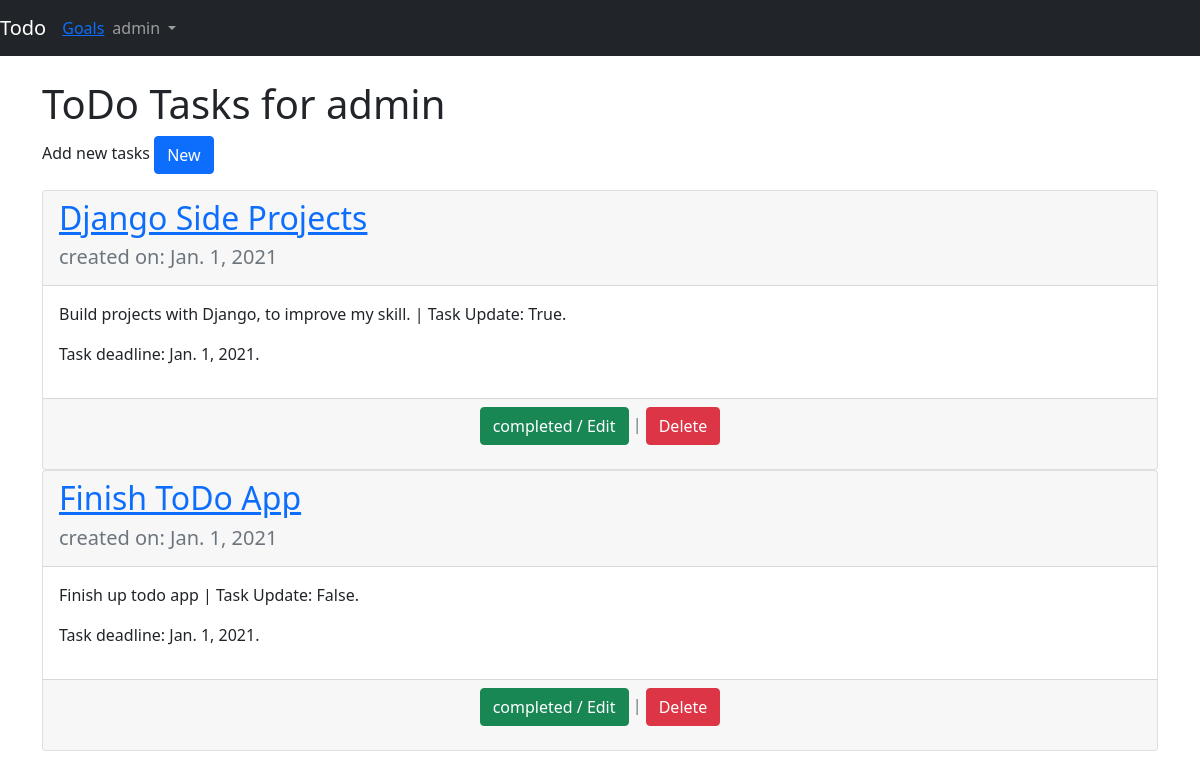
The page /todo/ (signed in) on the database its author committed.
### todo/models.py (models this page shows, shortened)
class TodoItems(models.Model):
    title = models.CharField(max_length= 100)
    body = models.TextField()
    created = models.DateField(default= timezone.now().strftime('%Y-%m-%d'))
    due_date = models.DateField(default= timezone.now().strftime('%Y-%m-%d'))
    category = models.ForeignKey(Category,on_delete=models.SET_DEFAULT, default='general')
    completed = models.BooleanField(default= False)
    class Meta:
        ordering = ['-created']

### todo/views.py (the view)
# urls.py: path('todo/',TodoListView.as_view(), name= 'todo'),
class TodoListView(ListView):
    model= TodoItems
    template_name = 'todolist.html'

### templates/todolist.html (shortened to what this page needs)
{% extends 'base.html' %}
{% block content %}
<h1>ToDo Tasks for {{ user.username }}</h1>
<p>Add new tasks <a class="btn btn-primary" href="{% url 'new' %}">New</a></p>
{% for post in object_list %}
<div class="card">
    <div class="card-header">
    <h2><a href="#">{{ post.title }}</a> </h2>
    <span class="text-muted"><h5>created on: {{ post.created }}</h5>
    </span>
</div>
<div class="card-body">
    <p>{{ post.body }} | Task Update: {{ post.completed }}.</p>
    <p> Task deadline: {{ post.due_date }}.</p>
</div>
<div class="card-footer text-center text-muted">
    <p> <a class="btn btn-success" href="{% url 'update' post.pk %}">completed / Edit</a> | <a class="btn btn-danger" href="{% url 'delete' post.pk %}">Delete</a> </p>
</div>
</div>
{% endfor %}
{% endblock %}

### templates/base.html (shortened to what this page needs)
<!DOCTYPE html>
<html lang="en">
<head>
    <link rel="stylesheet" href="https://stackpath.bootstrapcdn.com/bootstrap/5.0.0-alpha2/css/bootstrap.min.css">
</head>
<body>
    <nav class="navbar navbar-expand-md navbar-dark bg-dark mb-4">
        {% if user.is_authenticated %}
        <a href="{% url 'todo' %}" class="navbar-brand">Todo</a>
        {% else %}
        <a href="{% url 'home' %}" class="navbar-brand">Todo</a>
        {% endif %}
        {% if user.is_authenticated %}
        <ul class="navbar-nav ml-auto">
            <li class="nav-item">
                <a href="#">Goals</a>
            </li>
        </ul>
        {% endif %}
        <div class="collapse navbar-collapse" id="navbarCollapse">
        {% if user.is_authenticated %}
        <ul class="navbar-nav ml-auto">
        <li class="nav-item">
        <a class="nav-link dropdown-toggle" href="#" id="userMenu"
        data-toggle="dropdown" aria-haspopup="true"
        aria-expanded="false">
        {{ user.username }}
        </a>
        </li>
        </ul>
{% endif %}
</div>
    </nav>
    <div class="container">
    {% block content %}
    {% endblock %}
</div>
</body>
</html>

### rows shown on the page
TodoItems: title "Django Side Projects", created "Jan. 1, 2021", body "Build projects with Django, to improve my skill.", completed "True", due_date "Jan. 1, 2021"
TodoItems: title "Finish ToDo App", created "Jan. 1, 2021", body "Finish up todo app", completed "False", due_date "Jan. 1, 2021"

### other values the page prints
{{ user.username }} "admin"
